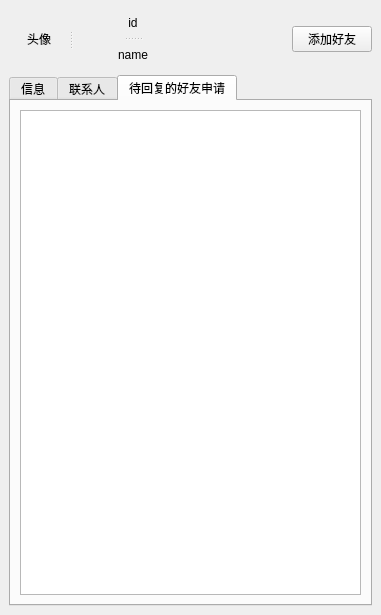
<?xml version="1.0" encoding="UTF-8"?>
<ui version="4.0">
 <class>MainWindow</class>
 <widget class="QMainWindow" name="MainWindow">
  <property name="geometry">
   <rect>
    <x>0</x>
    <y>0</y>
    <width>381</width>
    <height>615</height>
   </rect>
  </property>
  <property name="windowTitle">
   <string>MainWindow</string>
  </property>
  <widget class="QWidget" name="centralwidget">
   <layout class="QVBoxLayout" name="verticalLayout">
    <item>
     <layout class="QHBoxLayout" name="horizontalLayout">
      <item>
       <widget class="QSplitter" name="splitter_2">
        <property name="orientation">
         <enum>Qt::Horizontal</enum>
        </property>
        <widget class="QLabel" name="headshot">
         <property name="minimumSize">
          <size>
           <width>60</width>
           <height>60</height>
          </size>
         </property>
         <property name="maximumSize">
          <size>
           <width>60</width>
           <height>60</height>
          </size>
         </property>
         <property name="text">
          <string>头像</string>
         </property>
         <property name="alignment">
          <set>Qt::AlignCenter</set>
         </property>
        </widget>
        <widget class="QSplitter" name="splitter">
         <property name="orientation">
          <enum>Qt::Vertical</enum>
         </property>
         <widget class="QLabel" name="id">
          <property name="minimumSize">
           <size>
            <width>120</width>
            <height>0</height>
           </size>
          </property>
          <property name="baseSize">
           <size>
            <width>60</width>
            <height>25</height>
           </size>
          </property>
          <property name="text">
           <string>id</string>
          </property>
          <property name="alignment">
           <set>Qt::AlignCenter</set>
          </property>
         </widget>
         <widget class="QLabel" name="name">
          <property name="minimumSize">
           <size>
            <width>60</width>
            <height>0</height>
           </size>
          </property>
          <property name="text">
           <string>name</string>
          </property>
          <property name="alignment">
           <set>Qt::AlignCenter</set>
          </property>
         </widget>
        </widget>
       </widget>
      </item>
      <item>
       <spacer name="horizontalSpacer">
        <property name="orientation">
         <enum>Qt::Horizontal</enum>
        </property>
        <property name="sizeHint" stdset="0">
         <size>
          <width>40</width>
          <height>20</height>
         </size>
        </property>
       </spacer>
      </item>
      <item>
       <widget class="QPushButton" name="addFriend">
        <property name="text">
         <string>添加好友</string>
        </property>
       </widget>
      </item>
     </layout>
    </item>
    <item>
     <widget class="QTabWidget" name="waitanswerAddWidget">
      <property name="minimumSize">
       <size>
        <width>291</width>
        <height>0</height>
       </size>
      </property>
      <property name="currentIndex">
       <number>2</number>
      </property>
      <widget class="QWidget" name="MessageTab">
       <attribute name="title">
        <string>信息</string>
       </attribute>
       <layout class="QGridLayout" name="gridLayout">
        <item row="0" column="0">
         <widget class="QListWidget" name="MessageList"/>
        </item>
       </layout>
      </widget>
      <widget class="QWidget" name="FriendTab">
       <attribute name="title">
        <string>联系人</string>
       </attribute>
       <layout class="QGridLayout" name="gridLayout_2">
        <item row="0" column="0">
         <widget class="QListWidget" name="FriendList"/>
        </item>
       </layout>
      </widget>
      <widget class="QWidget" name="tab">
       <attribute name="title">
        <string>待回复的好友申请</string>
       </attribute>
       <layout class="QGridLayout" name="gridLayout_3">
        <item row="0" column="0">
         <widget class="QListWidget" name="waitWidget"/>
        </item>
       </layout>
      </widget>
     </widget>
    </item>
   </layout>
  </widget>
  <widget class="QMenuBar" name="menubar">
   <property name="geometry">
    <rect>
     <x>0</x>
     <y>0</y>
     <width>381</width>
     <height>21</height>
    </rect>
   </property>
  </widget>
 </widget>
 <resources/>
 <connections/>
</ui>
